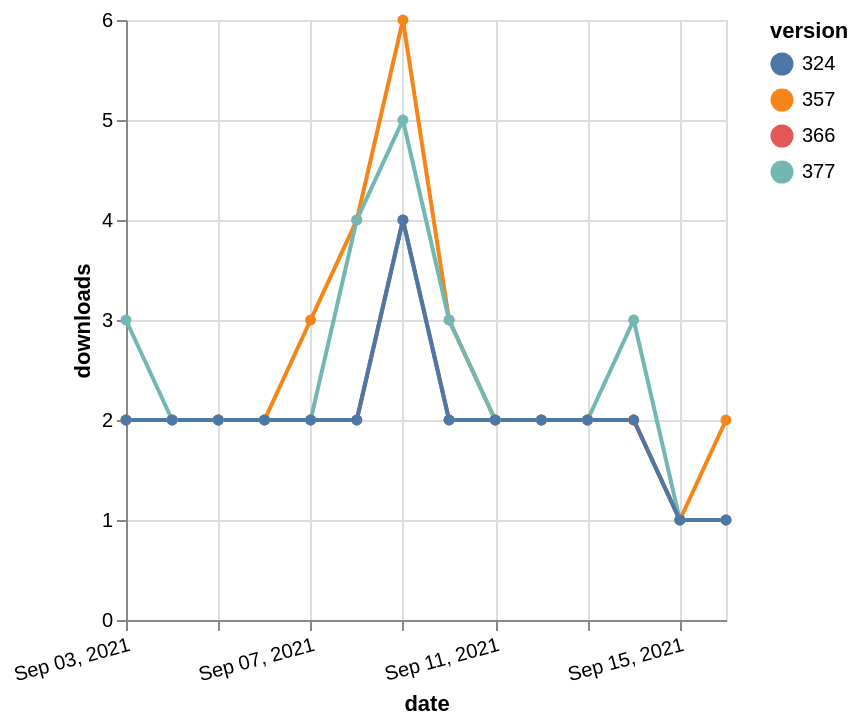

Describe this chart as a Vega-Lite specification.
### Vega-Lite specification from a JSON file in a GitHub repository (floating-point values rounded to 4 significant figures)
{"$schema": "https://vega.github.io/schema/vega-lite/v5.json", "description": "A simple bar chart with embedded data.", "data": {"values": [{"date": "2021-09-03", "total": 2323, "delta": 2, "version": "366"}, {"date": "2021-09-04", "total": 2325, "delta": 2, "version": "366"}, {"date": "2021-09-05", "total": 2327, "delta": 2, "version": "366"}, {"date": "2021-09-06", "total": 2329, "delta": 2, "version": "366"}, {"date": "2021-09-07", "total": 2331, "delta": 2, "version": "366"}, {"date": "2021-09-08", "total": 2333, "delta": 2, "version": "366"}, {"date": "2021-09-09", "total": 2337, "delta": 4, "version": "366"}, {"date": "2021-09-10", "total": 2339, "delta": 2, "version": "366"}, {"date": "2021-09-11", "total": 2341, "delta": 2, "version": "366"}, {"date": "2021-09-12", "total": 2343, "delta": 2, "version": "366"}, {"date": "2021-09-13", "total": 2345, "delta": 2, "version": "366"}, {"date": "2021-09-14", "total": 2347, "delta": 2, "version": "366"}, {"date": "2021-09-15", "total": 2348, "delta": 1, "version": "366"}, {"date": "2021-09-16", "total": 2349, "delta": 1, "version": "366"}, {"date": "2021-09-03", "total": 2889, "delta": 2, "version": "357"}, {"date": "2021-09-04", "total": 2891, "delta": 2, "version": "357"}, {"date": "2021-09-05", "total": 2893, "delta": 2, "version": "357"}, {"date": "2021-09-06", "total": 2895, "delta": 2, "version": "357"}, {"date": "2021-09-07", "total": 2898, "delta": 3, "version": "357"}, {"date": "2021-09-08", "total": 2902, "delta": 4, "version": "357"}, {"date": "2021-09-09", "total": 2908, "delta": 6, "version": "357"}, {"date": "2021-09-10", "total": 2911, "delta": 3, "version": "357"}, {"date": "2021-09-11", "total": 2913, "delta": 2, "version": "357"}, {"date": "2021-09-12", "total": 2915, "delta": 2, "version": "357"}, {"date": "2021-09-13", "total": 2917, "delta": 2, "version": "357"}, {"date": "2021-09-14", "total": 2919, "delta": 2, "version": "357"}, {"date": "2021-09-15", "total": 2920, "delta": 1, "version": "357"}, {"date": "2021-09-16", "total": 2922, "delta": 2, "version": "357"}, {"date": "2021-09-03", "total": 2139, "delta": 3, "version": "377"}, {"date": "2021-09-04", "total": 2141, "delta": 2, "version": "377"}, {"date": "2021-09-05", "total": 2143, "delta": 2, "version": "377"}, {"date": "2021-09-06", "total": 2145, "delta": 2, "version": "377"}, {"date": "2021-09-07", "total": 2147, "delta": 2, "version": "377"}, {"date": "2021-09-08", "total": 2151, "delta": 4, "version": "377"}, {"date": "2021-09-09", "total": 2156, "delta": 5, "version": "377"}, {"date": "2021-09-10", "total": 2159, "delta": 3, "version": "377"}, {"date": "2021-09-11", "total": 2161, "delta": 2, "version": "377"}, {"date": "2021-09-12", "total": 2163, "delta": 2, "version": "377"}, {"date": "2021-09-13", "total": 2165, "delta": 2, "version": "377"}, {"date": "2021-09-14", "total": 2168, "delta": 3, "version": "377"}, {"date": "2021-09-15", "total": 2169, "delta": 1, "version": "377"}, {"date": "2021-09-16", "total": 2170, "delta": 1, "version": "377"}, {"date": "2021-09-03", "total": 2596, "delta": 2, "version": "324"}, {"date": "2021-09-04", "total": 2598, "delta": 2, "version": "324"}, {"date": "2021-09-05", "total": 2600, "delta": 2, "version": "324"}, {"date": "2021-09-06", "total": 2602, "delta": 2, "version": "324"}, {"date": "2021-09-07", "total": 2604, "delta": 2, "version": "324"}, {"date": "2021-09-08", "total": 2606, "delta": 2, "version": "324"}, {"date": "2021-09-09", "total": 2610, "delta": 4, "version": "324"}, {"date": "2021-09-10", "total": 2612, "delta": 2, "version": "324"}, {"date": "2021-09-11", "total": 2614, "delta": 2, "version": "324"}, {"date": "2021-09-12", "total": 2616, "delta": 2, "version": "324"}, {"date": "2021-09-13", "total": 2618, "delta": 2, "version": "324"}, {"date": "2021-09-14", "total": 2620, "delta": 2, "version": "324"}, {"date": "2021-09-15", "total": 2621, "delta": 1, "version": "324"}, {"date": "2021-09-16", "total": 2622, "delta": 1, "version": "324"}]}, "width": "container", "mark": {"type": "line", "point": {"filled": true}}, "encoding": {"x": {"field": "date", "type": "temporal", "timeUnit": "yearmonthdate", "title": "date", "axis": {"labelAngle": -15}}, "y": {"field": "delta", "type": "quantitative", "title": "downloads"}, "color": {"field": "version", "type": "nominal"}, "tooltip": {"field": "delta"}}}
